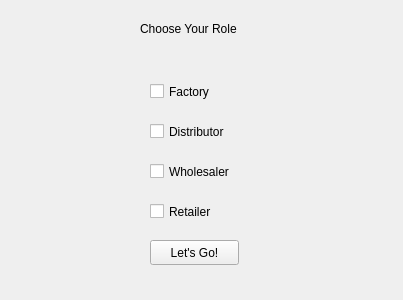
<?xml version="1.0" encoding="UTF-8"?>
<ui version="4.0">
 <class>rolePlayer</class>
 <widget class="QWidget" name="rolePlayer">
  <property name="geometry">
   <rect>
    <x>0</x>
    <y>0</y>
    <width>403</width>
    <height>300</height>
   </rect>
  </property>
  <property name="windowTitle">
   <string>Form</string>
  </property>
  <widget class="QLabel" name="label">
   <property name="geometry">
    <rect>
     <x>140</x>
     <y>20</y>
     <width>151</width>
     <height>17</height>
    </rect>
   </property>
   <property name="text">
    <string>Choose Your Role</string>
   </property>
  </widget>
  <widget class="QCheckBox" name="checkBox">
   <property name="geometry">
    <rect>
     <x>150</x>
     <y>80</y>
     <width>92</width>
     <height>23</height>
    </rect>
   </property>
   <property name="text">
    <string>Factory</string>
   </property>
  </widget>
  <widget class="QCheckBox" name="checkBox_2">
   <property name="geometry">
    <rect>
     <x>150</x>
     <y>120</y>
     <width>101</width>
     <height>23</height>
    </rect>
   </property>
   <property name="text">
    <string>Distributor</string>
   </property>
  </widget>
  <widget class="QCheckBox" name="checkBox_3">
   <property name="geometry">
    <rect>
     <x>150</x>
     <y>160</y>
     <width>101</width>
     <height>23</height>
    </rect>
   </property>
   <property name="text">
    <string>Wholesaler</string>
   </property>
  </widget>
  <widget class="QCheckBox" name="checkBox_4">
   <property name="geometry">
    <rect>
     <x>150</x>
     <y>200</y>
     <width>92</width>
     <height>23</height>
    </rect>
   </property>
   <property name="text">
    <string>Retailer</string>
   </property>
  </widget>
  <widget class="QPushButton" name="pushButton">
   <property name="geometry">
    <rect>
     <x>150</x>
     <y>240</y>
     <width>89</width>
     <height>25</height>
    </rect>
   </property>
   <property name="text">
    <string>Let's Go!</string>
   </property>
  </widget>
 </widget>
 <resources/>
 <connections/>
</ui>
